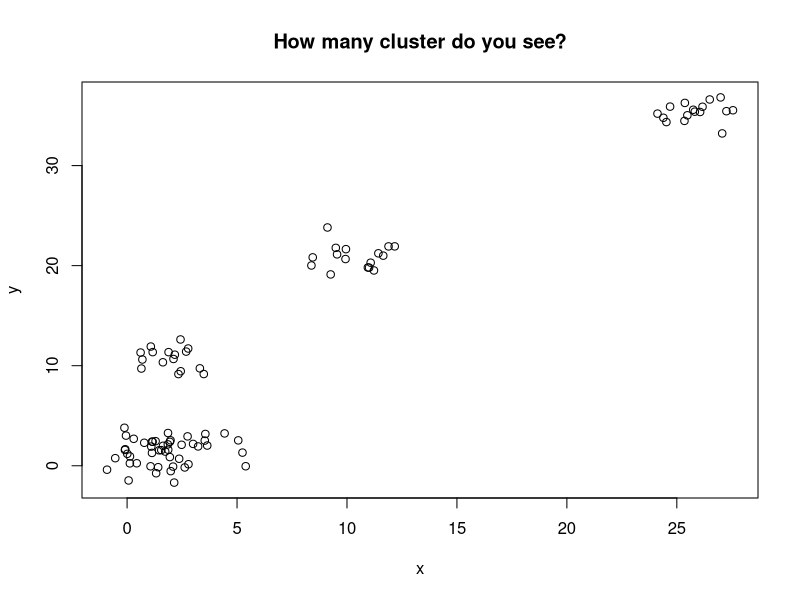
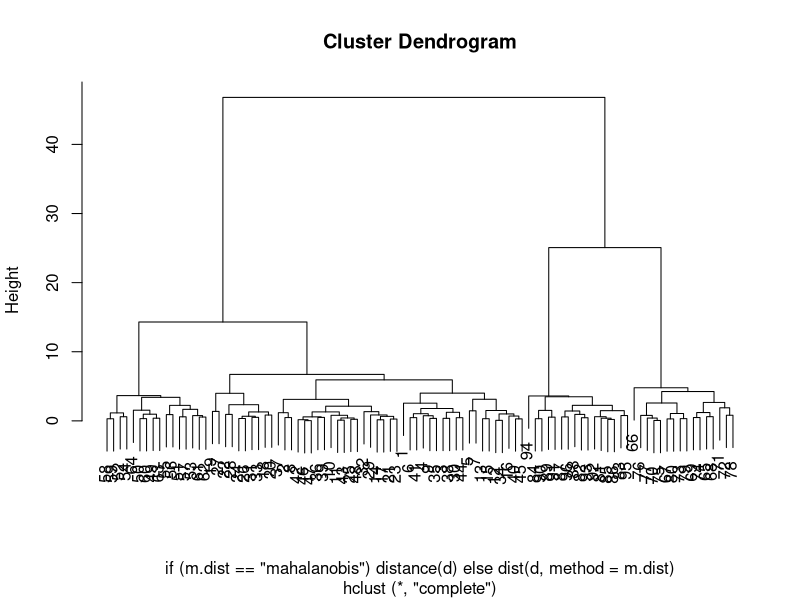

Source code (R) for these figures, in order: (Note: this script raises an error after producing the figures.)
#####################################################################################
### Project : Cluster Analysis
### Script : Clustering.R
### Description : Demonstrate how to estimate the number of clusters
#####################################################################################

#####################################################################################
### Setting up environment
#####################################################################################

# Load library  
pkgs <- c("ecodist", "factoextra", "vegan", "mclust", "apcluster", "cluster", "NbClust")
sapply(pkgs, require, character.only = T)

# Generate random data
n <- 100
g <- 6 
set.seed(g)
d <- data.frame(x = unlist(lapply(1:g, function(i) rnorm(n/g, runif(1)*i^2))), 
                y = unlist(lapply(1:g, function(i) rnorm(n/g, runif(1)*i^2))))

# Visualize the random data
plot(d, main = "How many cluster do you see?")


#####################################################################################
### Hierarchical Clustering
#####################################################################################

# With choice of distance/agglomerative measures
m.dist <- "euclidean"   # euclidean / manhattan / mahalanobis / ...
m.aggr <- "complete"      # single / complete / average / median / centroid / ward.D 
fit.h  <- hclust(if(m.dist == "mahalanobis") distance(d) else dist(d, method = m.dist), 
                 method = m.aggr)
plot(fit.h)


#####################################################################################
### Estimate the number of clusters
#####################################################################################

# Method 1. Within Sum of Squared Error (W-SSE)
fviz_nbclust(d, kmeans, method = "wss")
plot(d, col = kmeans(d, 4)$cluster, main = "4 Clusters") # plot 4 groups

# Method 2. Silhouette (-1 < within + between < 1)
fviz_nbclust(d, kmeans, method = "silhouette")

# Method 3. Calinski-Harabasz index (pseudo F-stat)
fit <- cascadeKM(scale(d, center = T,  scale = T), 1, 10, iter = 1000)
plot(fit, sortg = T, grpmts.plot = T)
plot(d, col = fit$partition[, 5], main = "5 Clusters") # plot 5 groups

# Method 4. BIC (Bayesian Information Criterion)
plot(Mclust(as.matrix(d), G = 1:20))

# Method 5. Afinity Propagation (AP)
d.apclus <- apcluster(negDistMat(r = 2), d)
plot(d.apclus, d, main = "Afinity Propagation: 4 Clusters")

# Method 6. Gap analysis
clusGap(d, kmeans, 10, B = 100)

# All in One
NbClust(d, method = "kmeans", index = "alllong")
